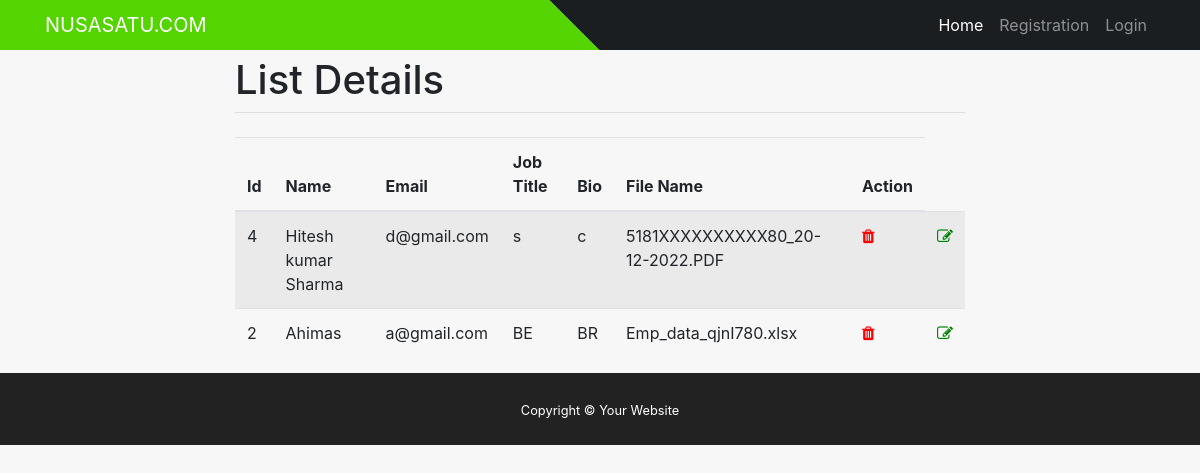
/list_view/, run on an earlier commit of the app's database.
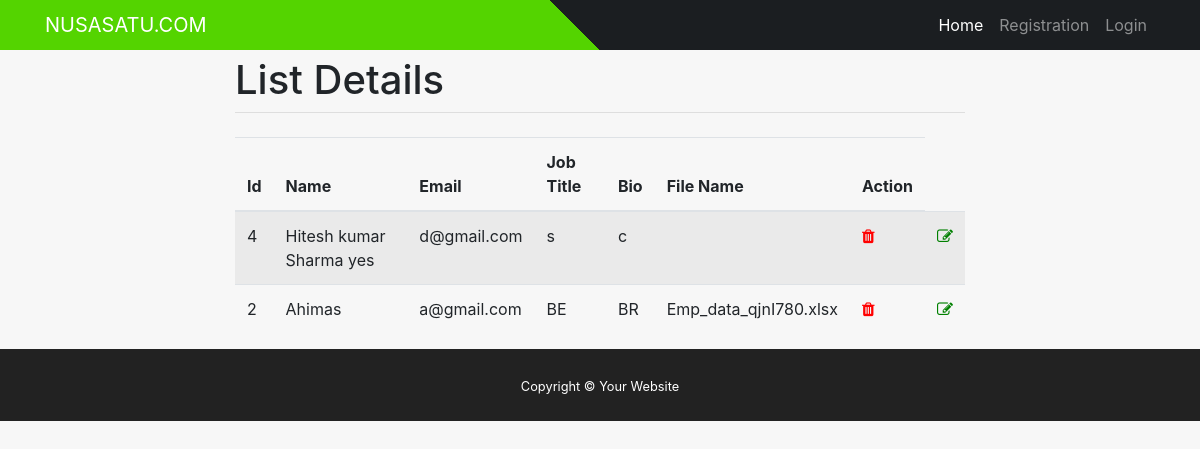
And on a later commit of the database.
### mysite/models.py (models this page shows)
class Person(models.Model):
    emp_id = models.IntegerField(primary_key=True)
    name = models.CharField(max_length=130)
    email = models.EmailField(blank=True)
    job_title = models.CharField(max_length=30, blank=True)
    bio = models.TextField(blank=True)
    file = models.FileField(blank=True) # for creating file input

### mysite/views.py (the view)
# urls.py: path('list_view/', views.list_view,name='list_view'),
def list_view(request):
    context ={}
    context["dataset"] = Person.objects.all()
    return render(request, "list_view.html", context)

### mysite/templates/list_view.html (shortened to what this page needs)
{% include "header.html" %}
{% load crispy_forms_tags %}
<div class="container">
    <div class="row justify-content-center">
      <div class="col-8">
        <h1 class="mt-2">List Details</h1>
        <hr class="mt-0 mb-4">
        {% block content %}
        <table class="table table-striped">
            <thead>
              <tr>
                <th scope="col">Id</th>
                <th scope="col">Name</th>
                <th scope="col">Email</th>
                <th scope="col">Job Title</th>
                <th scope="col">Bio</th>
                <th scope="col">File Name</th>
                <th scope="col">Action</th>
              </tr>
            </thead>
            <tbody>
                {% for data in dataset %}
              <tr>
                <td>{{data.emp_id}}</td>
                <td>{{data.name}}</td>
                <td>{{data.email}}</td>
                <td>{{data.job_title}}</td>
                <td>{{data.bio}}</td>
                <td>{{data.file}}</td>
                <td><a class='fa fa-trash' style='color: red' href="delete/{{ data.emp_id }}"></a></td>
                <td><a class='fa fa-edit' style='color: green' href="edit/{{ data.emp_id }}"></a></td>
              </tr>
              {% endfor %}
            </tbody>
          </table>
        {% endblock %}
      </div>
    </div>
  </div>
  {% include "footer.html" %}

### mysite/templates/header.html (shortened to what this page needs)
<!DOCTYPE html>
<html lang="en">
  <link href="//maxcdn.bootstrapcdn.com/bootstrap/4.0.0/css/bootstrap.min.css" rel="stylesheet" id="bootstrap-css">
  <link href="//maxcdn.bootstrapcdn.com/font-awesome/4.2.0/css/font-awesome.min.css" rel="stylesheet">
  <div class="fixed-top">
    <nav class="navbar navbar-expand-lg navbar-dark mx-background-top-linear">
      <div class="container">
        <a class="navbar-brand" rel="nofollow" target="_blank" href="http://scadonsak.com/7bF" style="text-transform: uppercase;"> NUSASATU.COM</a>
        <div class="collapse navbar-collapse" id="navbarResponsive">
          <ul class="navbar-nav ml-auto">
            <li class="nav-item active">
              <a class="nav-link" href="/">Home
              </a>
            </li>
            {% if user.is_authenticated %}
            <li class="nav-item">
              <a class="nav-link" href="/about">About</a>
            </li>
           <li class="nav-item">
              <a class="nav-link" href="/emp_details">Emp-Details</a>
            </li>
            <li class="nav-item">
              <a class="nav-link" href="/list_view">List-View</a>
            </li>
            <li class="nav-item">
              <a class="nav-link" href="/upload">Upload</a>
            </li>
            {% elif not user.is_authenticated %}
            <li class="nav-item">
              <a class="nav-link" href="/register">Registration</a>
            </li>
            <li class="nav-item">
              <a class="nav-link" href="/login">Login</a>
            </li>
            {% endif %}
          </ul>
        </div>
      </div>
    </nav>
  </div>
</html>

### mysite/templates/footer.html
<footer id="sticky-footer" class="flex-shrink-0 py-4 bg-dark text-white-50">
    <div class="container text-center">
    <small style="color: white;">Copyright &copy; Your Website</small>
    </div>
</footer>

### mysite/templates/header.html (style rules this page uses)
.navbar { display: -ms-flexbox; display: flex; -ms-flex-wrap: wrap; flex-wrap: wrap; -ms-flex-align: center; align-items: center; -ms-flex-pack: justify; justify-content: space-between; padding: 5px; }
a { color: #0a0a0a; text-decoration: none; }
li { list-style-type: none; }
.bg-dark { background-color: #222!important; }
.mx-background-top-linear { background: -webkit-linear-gradient(45deg, #54d400 48%, #1b1e21 48%); background: -webkit-linear-gradient(left, #54d400 48%, #1b1e21 48%); background: linear-gradient(45deg, #54d400 48%, #1b1e21 48%); }

What changed in the data, as far as the page shows it:
changed Person "d@gmail.com": name "Hitesh kumar Sharma" → "Hitesh kumar Sharma yes"; file "5181XXXXXXXXXX80_20-12-2022.PDF" → (not shown)
